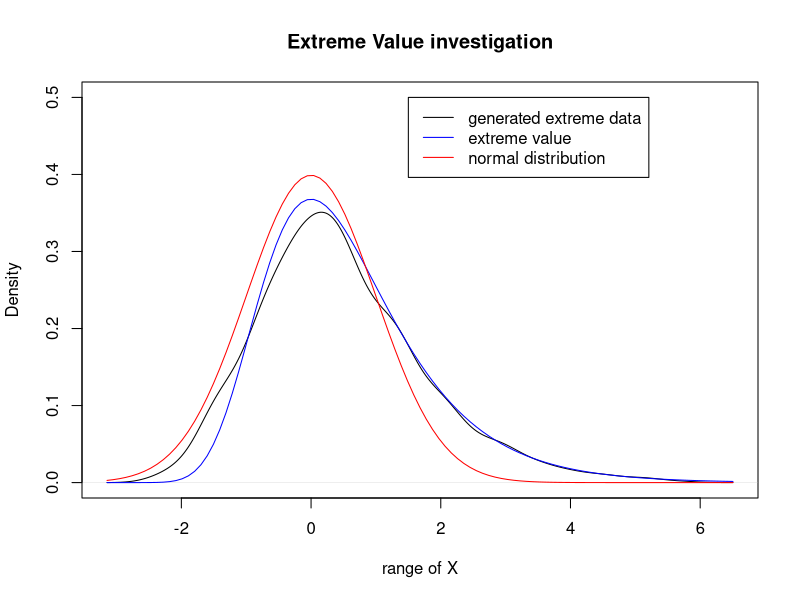

This chart was generated by the following R code:
# problem 1

# mean = 5
# var = 0.6*sqrt(5) = 1.3416

# No, we can't. n is too small.


# problem 2
rm(list=ls())
meanX <- 20*0.7
VarX <- 20*0.7*0.3
print(1-pnorm(15, mean=meanX, sd=sqrt(VarX)/10))

# problem 3
# one loop
rm(list=ls())
require(mvtnorm)
sim <- 100000
blah <- rep(NA, sim)
for (i in 1:sim){
	matrix <- rmvnorm(50, mean=c(9,10), sigma=matrix(c(3,2,2,5), nrow=2))
	meanX <- mean(matrix[,1])
	meanY <- mean(matrix[,2])
	blah[i] <- meanX + 0.5 < meanY
}
p <- mean(blah)
print(p)
print( p + c(-1, 1)*1.96*sqrt(var(blah)/sim))

# two loops
rm(list=ls())
require(mvtnorm)
sim <- 1000
res <- rep(NA, sim)
n <- 100
zeroOnes <- rep(NA, n)
for (i in 1:sim){
	for (j in 1:n){
		matrix <- rmvnorm(50, mean=c(9,10), sigma=matrix(c(3,2,2,5), nrow=2))
		meanX <- mean(matrix[,1])
		meanY <- mean(matrix[,2])
		zeroOnes[j] <- meanX + 0.5 < meanY
	}
	p <- mean(zeroOnes)
	res[i] <- p
}
print( mean(res) )
print( mean(res) + c(-1, 1)*1.96*sqrt(var(res)/sim))

# theoretical
1-pnorm(0.5, 1, sqrt(0.08))


# problem 4
x1 <- rchisq(100000, df = 10)
x2 <- rgamma(100000, shape = 1, scale = 2)
x3 <- rt(100000, df = 3)
y <- sqrt(x1)*x2+4*(x3^2)
print(mean(y))

# theoretical
Esqrtx1 <- integrate(function(x) sqrt(x)*dchisq(x, df = 10), lower=0, upper=Inf)$value
Ex2 <- 1*2
Esquarex3 <- integrate(function(x) x^2 *dt(x, df = 3), lower=-Inf, upper=Inf)$value
Ey <- Esqrtx1*Ex2 + 4*Esquarex3
print(Ey)

# percentage error
print(  abs(mean(y)-Ey)/Ey * 100  ) 

# problem 5
rm(list=ls())
n <- 1000
a <- function(n) {sqrt(2*log(n)) - 0.5*(log(log(n)) + log(4*pi)) * (2*log(n))^(-1/2)}
b <- function(n) {(2*log(n))^(-1/2)}
an <- a(n)
bn <- b(n)
res <- rep(NA, n)
for (i in 1:n){
	res[i] = (max(rnorm(n, 0, 1))-an)/bn
}
plot(density(res), ylim=c(0,0.5), xlab="range of X", main="Extreme Value investigation")
f <- function(x) {exp(-x)*exp(-exp(-x))}
curve(f, range(density(res)$x), add=TRUE, col = "blue")
curve(dnorm, add=TRUE, col = "red")
legend(1.5,0.5, c("generated extreme data", "extreme value", "normal distribution"), lty = "solid", col = c("black","blue","red"))
# The extreme value fits to the density of generated extreme data much better than the red line
